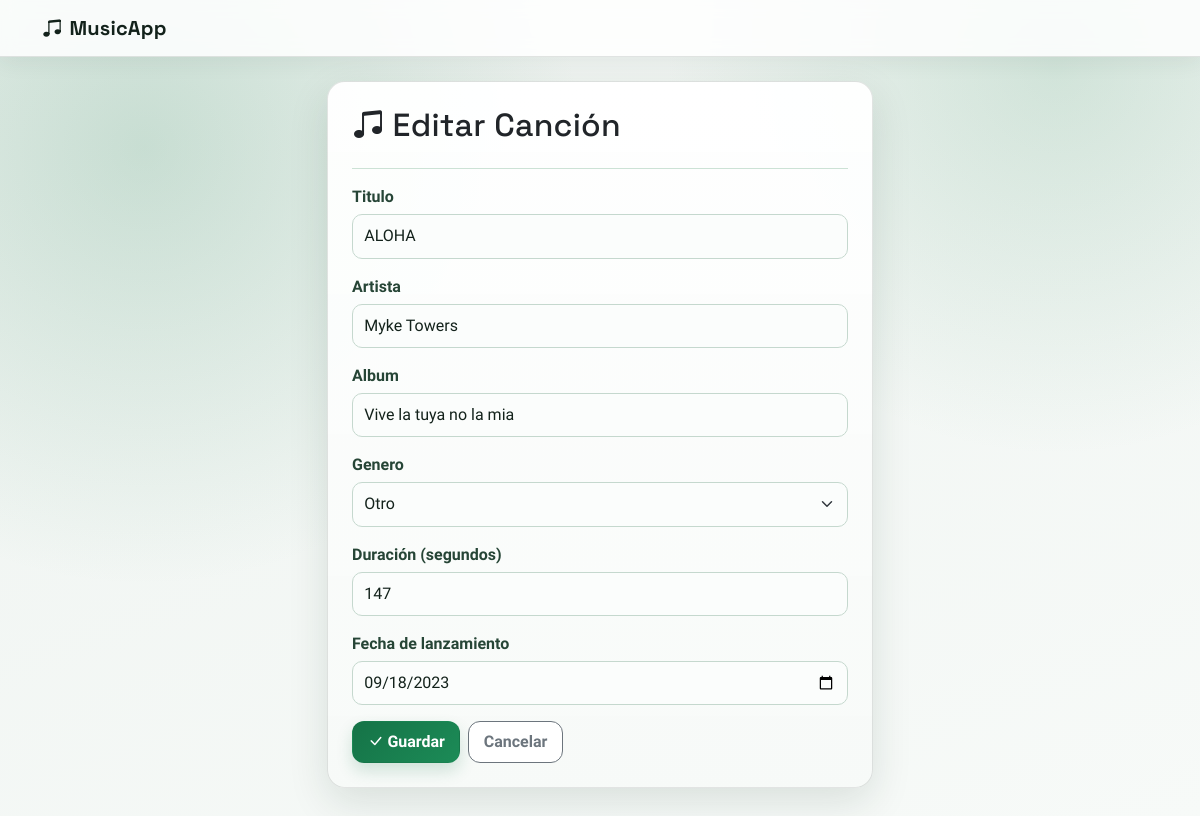
The app's page /8/editar/ with its own data.
### canciones/models.py (models this page shows, shortened)
class Cancion(models.Model):
    titulo = models.CharField(max_length=200)
    artista = models.CharField(max_length=200)
    album = models.CharField(max_length=200, blank=True)
    genero = models.CharField(max_length=20, choices=GENEROS, default='otro')
    duracion_segundos = models.PositiveIntegerField(help_text="Duración en segundos")
    fecha_lanzamiento = models.DateField()
    creado_en = models.DateTimeField(auto_now_add=True)
    class Meta:
        ordering = ['-creado_en']
        verbose_name_plural = 'canciones'

### canciones/views.py (the view)
# urls.py: path('<int:pk>/editar/', views.cancion_editar, name='cancion_editar'),
def cancion_editar(request, pk):
    cancion = get_object_or_404(Cancion, pk=pk)
    if request.method == 'POST':
        form = CancionForm(request.POST, instance=cancion)
        if form.is_valid():
            form.save()
            return redirect('cancion_lista')
    else:
        form = CancionForm(instance=cancion)
    return render(request, 'canciones/form.html', {'form': form, 'titulo_pagina': 'Editar Canción'})

### canciones/forms.py
class CancionForm(forms.ModelForm):
    class Meta:
        model = Cancion
        fields = ['titulo', 'artista', 'album', 'genero', 'duracion_segundos', 'fecha_lanzamiento']
        widgets = {
            'titulo': forms.TextInput(attrs={'class': 'form-control'}),
            'artista': forms.TextInput(attrs={'class': 'form-control'}),
            'album': forms.TextInput(attrs={'class': 'form-control'}),
            'genero': forms.Select(attrs={'class': 'form-select'}),
            'duracion_segundos': forms.NumberInput(attrs={'class': 'form-control', 'min': 1}),
            'fecha_lanzamiento': forms.DateInput(attrs={'class': 'form-control', 'type': 'date'}),
        }
        labels = {
            'duracion_segundos': 'Duración (segundos)',
            'fecha_lanzamiento': 'Fecha de lanzamiento',
        }

### canciones/templates/canciones/form.html (shortened to what this page needs)
{% extends "canciones/base.html" %}
{% block contenido %}
<div class="row justify-content-center">
    <div class="col-md-6">
        <div class="card surface p-4">
            <h2><i class="bi bi-music-note-beamed"></i> {{ titulo_pagina }}</h2>
            <hr class="divider">
            <form method="post">
                {% for field in form %}
                <div class="mb-3">
                    <label for="{{ field.id_for_label }}" class="form-label">{{ field.label }}</label>
                    {{ field }}
                </div>
                {% endfor %}
                <div class="d-flex gap-2">
                    <button type="submit" class="btn btn-success">
                        <i class="bi bi-check-lg"></i> Guardar
                    </button>
                    <a href="{% url 'cancion_lista' %}" class="btn btn-outline-secondary">Cancelar</a>
                </div>
            </form>
        </div>
    </div>
</div>
{% endblock %}

### canciones/templates/canciones/base.html (style rules this page uses)
:root { --bg-main: #eef3f0; --bg-soft: #f7faf8; --surface: #ffffff; --surface-2: #f1f6f3; --text-main: #13221b; --text-soft: #4f6359; --brand: #157347; --brand-2: #1c8b57; --brand-glow: rgba(21, 115, 71, 0.18); --border: rgba(19, 34, 27, 0.12); --danger: #c93f3f; --shadow-md: 0 14px 40px rgba(20, 53, 37, 0.12); }
* { box-sizing: border-box; }
body { font-family: "Source Sans 3", sans-serif; color: var(--text-main); background: radial-gradient(circle at 12% 18%, rgba(74, 150, 112, 0.24), transparent 35%), radial-gradient(circle at 88% 8%, rgba(112, 173, 140, 0.25), transparent 30%), linear-gradient(160deg, var(--bg-main), var(--bg-soft)); min-height: 100vh; }
h1, h2, h3, h4, h5, .navbar-brand { font-family: "Space Grotesk", sans-serif; letter-spacing: 0.2px; }
.surface, .card { border: 1px solid var(--border); background: linear-gradient(180deg, rgba(255, 255, 255, 0.96), rgba(247, 250, 248, 0.98)); box-shadow: var(--shadow-md); border-radius: 18px; }
.divider { border-color: #cce2d5; opacity: 1; }
a { color: var(--brand); text-decoration: none; font-weight: 600; }
.btn { border-radius: 12px; font-weight: 600; padding: 0.5rem 0.9rem; transition: all 0.2s ease; }
.btn-success { background: linear-gradient(135deg, var(--brand), var(--brand-2)); border-color: transparent; box-shadow: 0 8px 16px var(--brand-glow); }
.btn-outline-warning, .btn-outline-danger, .btn-outline-secondary { background: #ffffff; border-width: 1px; }
.form-label { color: #264536; font-weight: 600; margin-bottom: 0.3rem; }
.form-control, .form-select { border-radius: 10px; border: 1px solid #c5d8ce; background-color: #fbfdfc; color: var(--text-main); padding: 0.58rem 0.7rem; }

### records on screen
Cancion: form "ALOHA" "Myke Towers" "Vive la tuya no la mia" "Otro" "147" "09/18/2023"

### other values on screen
{{ titulo_pagina }} "Editar Canción"
{{ field.label }} "Titulo" "Artista" "Album" "Genero" "Duración (segundos)" "Fecha de lanzamiento"
